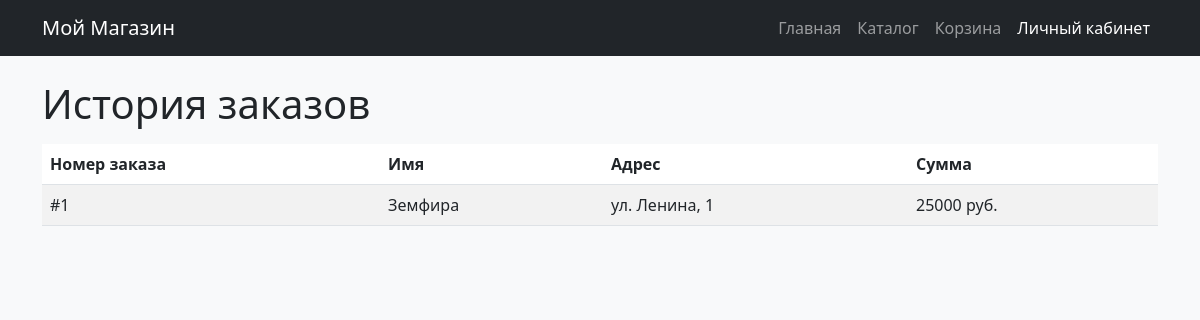
/profile, run on the app's committed database.
### app.py (models this page shows)
class Order(db.Model):
    id = db.Column(db.Integer, primary_key=True)
    user_name = db.Column(db.String(100), nullable=False)
    address = db.Column(db.String(200), nullable=False)
    phone = db.Column(db.String(20), nullable=False)
    total = db.Column(db.Integer, nullable=False)

### app.py (the view)
@app.route('/profile')
def profile():
    orders = Order.query.all()
    return render_template('profile.html', orders=orders)

### templates/profile.html (shortened to what this page needs)
<!DOCTYPE html>
<html lang="ru">
<head>
    <link href="https://cdn.jsdelivr.net/npm/bootstrap@5.3.0/dist/css/bootstrap.min.css" rel="stylesheet">
</head>
<body class="bg-light">
    <nav class="navbar navbar-expand-lg navbar-dark bg-dark">
        <div class="container">
            <a class="navbar-brand" href="/">Мой Магазин</a>
            <div class="navbar-nav">
                <a class="nav-link" href="/">Главная</a>
                <a class="nav-link" href="/catalog">Каталог</a>
                <a class="nav-link" href="/cart">Корзина</a>
                <a class="nav-link active" href="/profile">Личный кабинет</a>
            </div>
        </div>
    </nav>
    <div class="container mt-4">
        <h1>История заказов</h1>
        {% if orders %}
            <table class="table table-striped mt-3">
                <thead>
                    <tr>
                        <th>Номер заказа</th>
                        <th>Имя</th>
                        <th>Адрес</th>
                        <th>Сумма</th>
                    </tr>
                </thead>
                <tbody>
                    {% for order in orders %}
                    <tr>
                        <td>#{{ order.id }}</td>
                        <td>{{ order.user_name }}</td>
                        <td>{{ order.address }}</td>
                        <td>{{ order.total }} руб.</td>
                    </tr>
                    {% endfor %}
                </tbody>
            </table>
        {% else %}
            <div class="alert alert-info">У вас пока нет заказов.</div>
        {% endif %}
    </div>
</body>
</html>

### data on the page
Order: id "1", user_name "Земфира", address "ул. Ленина, 1", total "25000"
